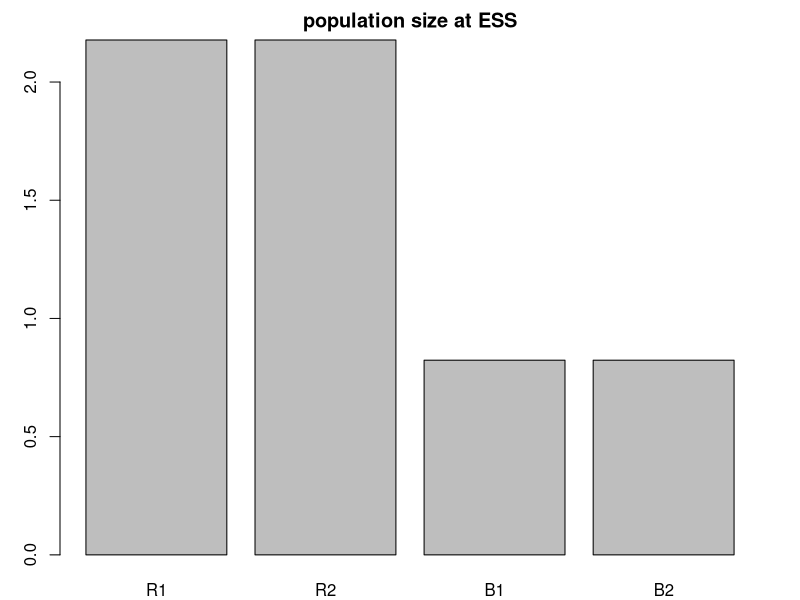
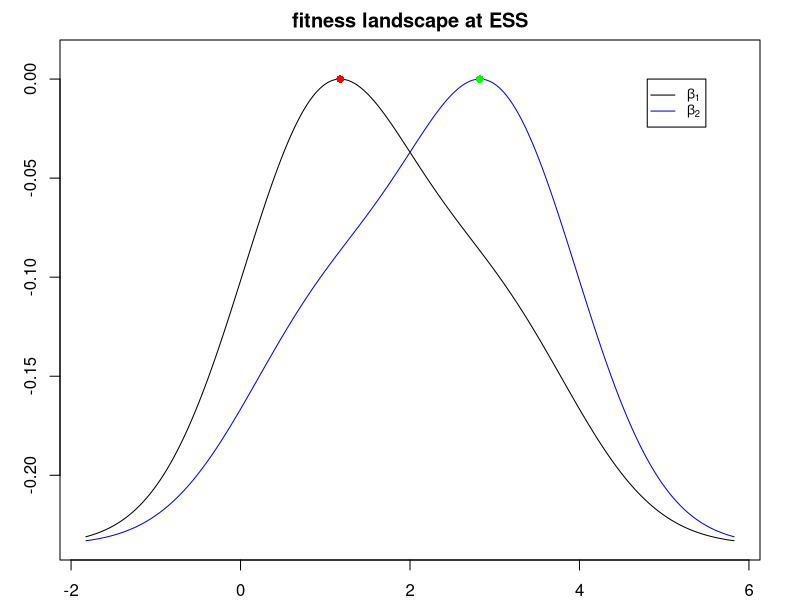
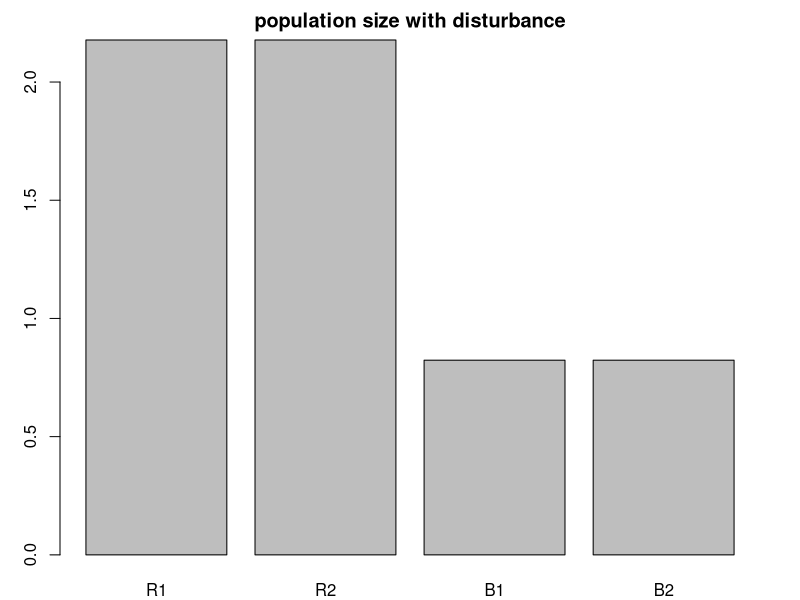
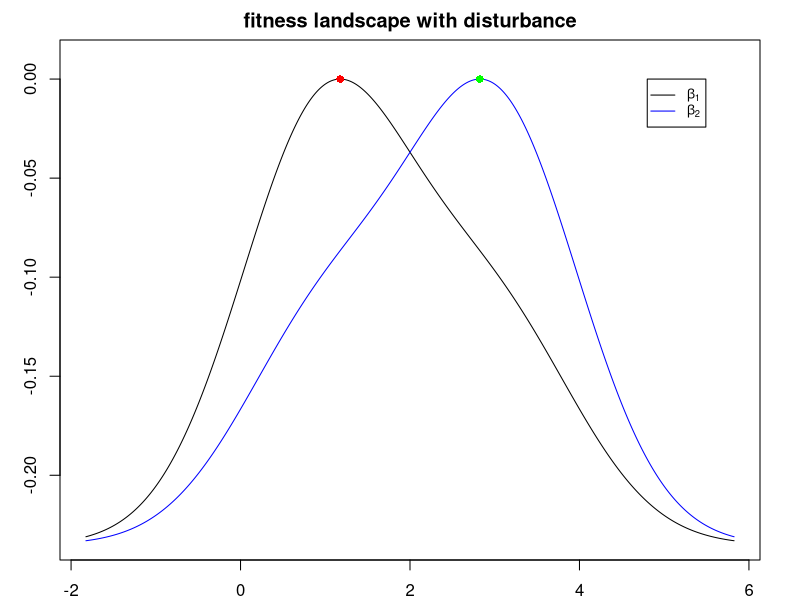
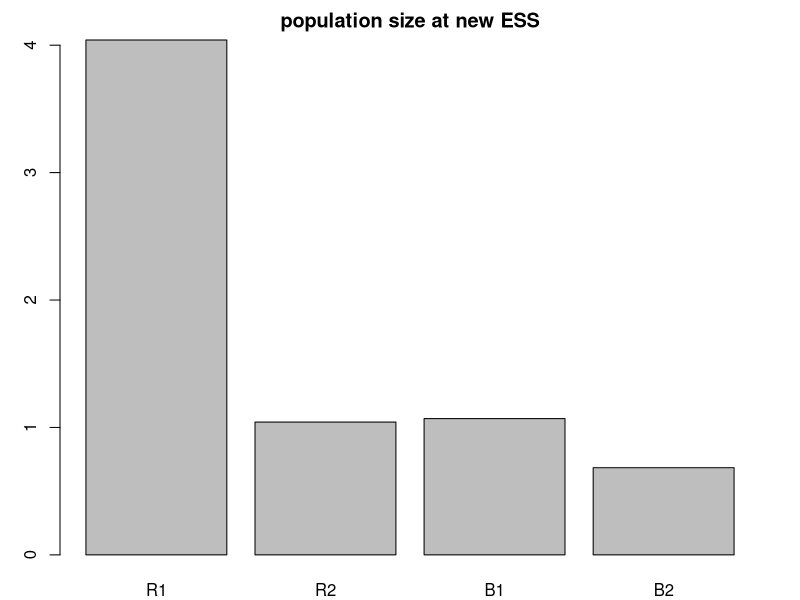
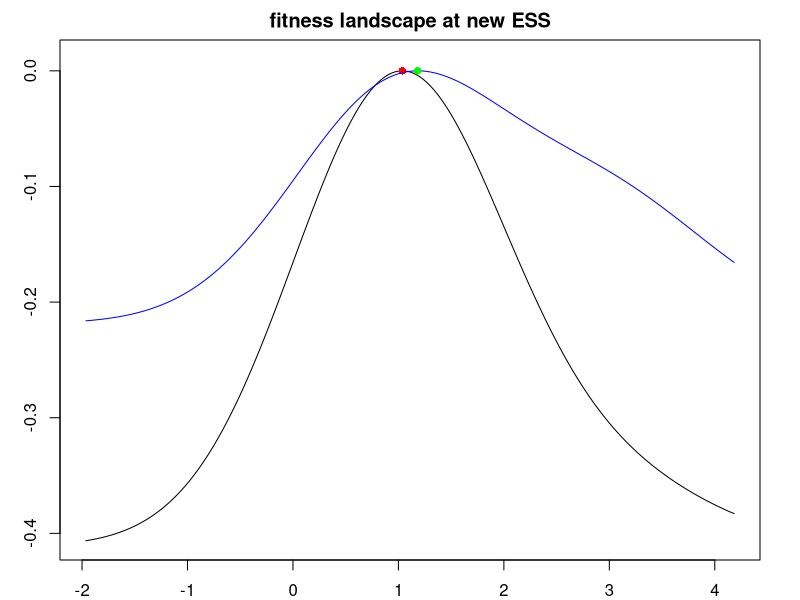
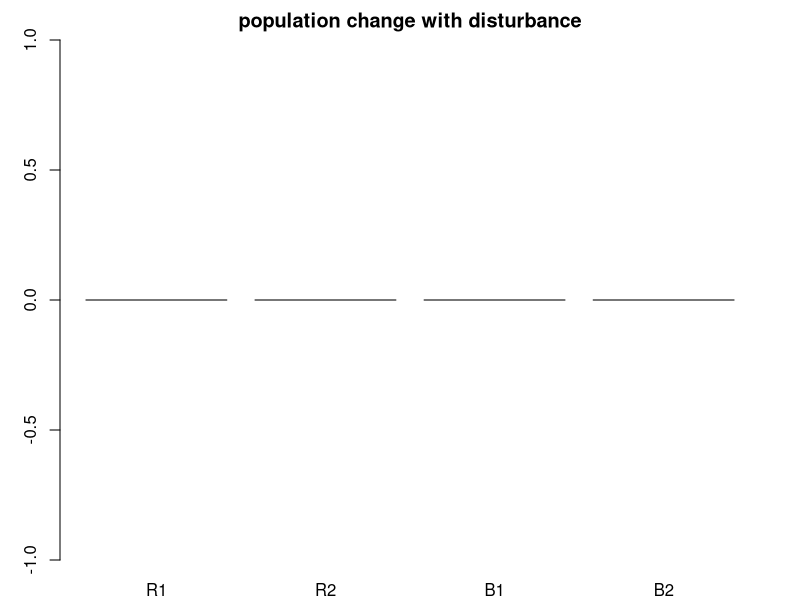
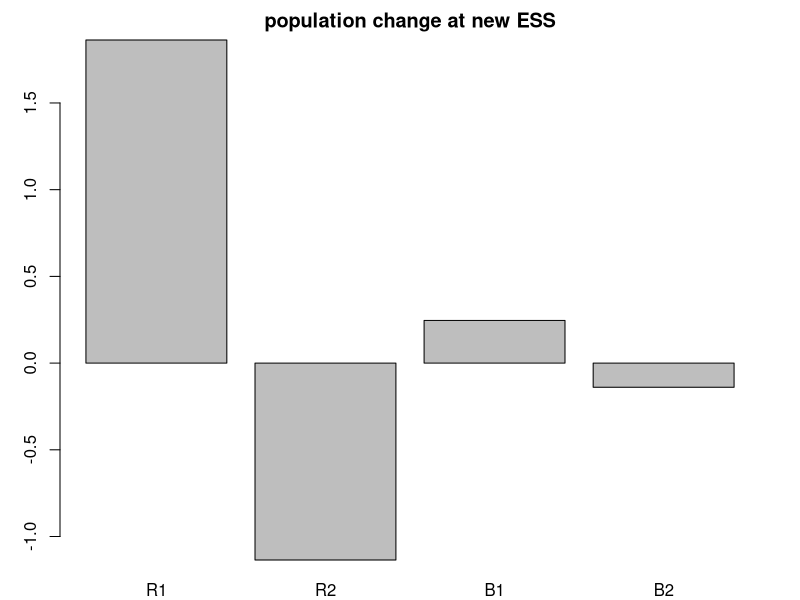

R code for these plots, in order:
# This code is made by Lingzi Wang at Lund University.

# pamameters
parms<- list(
  rr<-c(gr<-1, gb<-1),  # growth rate of plant and pollinator populations
  rm<-c(rm1<-0, rm2<-0), # optimal traits of plants
  bm<-c(bm1<-0, bm2<-0), # optimal traits of pollinators
  resource_var<-c(rm_sig<-1, bm_sig<-1), # environmental niche widths 
  cp<-c(cp1<-1,cp2<-0.5), # competition coefficient
  KR<-c(KR1<-3,KR2<-3), # plant carrying capacity
  KB<-c(KB1<-1,KB2<-1), # pollinator carry capacity
  gamma<-c(gamma1<-1,gamma2<-3), # interactive trait values
  inter_trait<-c(r_sig<-1, b_sig<-1), # interactive niche widths
  cR<-c(cRH<-0.1,cRL<-0.05),  # convergent coefficient from pollinators to plants
  cB<-c(cBH<-0.1,cBL<-0.05), # convergent coefficient from plants to pollinators
  mu1<-0.5, # mutation rate
  mu2<-1, # mutation rate
  mu_sig<-1, # mutation range
  mu_step<-0.1 # mutation steps
)

# the interaction between the environment and plant and pollinator populations
ra_fun<-function(r,b,R_pop,B_pop){
  pop<-R_pop+B_pop
  ra<-rep(NA,pop)
  for (j in 1:R_pop) {
    ra[j]<-gr*exp(-(1/2)*((r[j]-rm[j])/rm_sig)^2)
  }
  for (j in 1:B_pop) {
    ra[R_pop+j]<-gb*exp(-(1/2)*((b[j]-bm[j])/bm_sig)^2)
  }
  return(ra)
}

# the interaction inside and between plants and pollinators
interaction<-function(r,b,beta,R_pop,B_pop){
  pop<-R_pop+B_pop
  inter<-matrix(rep(NA,pop*pop),nrow=pop)
  KR[1]<-KR1
  KR[2]<-KR2
  KB[1]<-KB1
  KB[2]<-KB2
  for (j in 1:R_pop) {
    for (k in 1:R_pop) {if (k==j) {inter[j,k]<--cp1/KR[j]} 
      else {inter[j,k]<--cp2/KR[j]}}
    for (k in 1:B_pop) {if (k==j) {inter[j,k+R_pop]<-cRH*exp(-(1/2)*((gamma[j]-beta[k])/r_sig)^2)} # mutualist interaction
      else {inter[j,k+R_pop]<-cRL*exp(-(1/2)*((gamma[j]-beta[k])/r_sig)^2)}}
  }
  for (j in 1:B_pop) {
    for (k in 1:R_pop) {if (k==j) {inter[j+R_pop,k]<-cBH*exp(-(1/2)*((beta[j]-gamma[k])/r_sig)^2)}  # mutualist interaction
      else {inter[j+R_pop,k]<-cBL*exp(-(1/2)*((beta[j]-gamma[k])/r_sig)^2)}}
    for (k in 1:B_pop) if (k==j) {inter[j+R_pop,k+R_pop]<--cp1/KB[j]}   
    else   {inter[j+R_pop,k+R_pop]<--cp2/KB[j]}
  }
  return(inter)
}

# Jacobian matrix
Jacob<-function (r,b,R,B) {
  dR1<-expression(R1*(gr*exp(-(1/2)*((r1-rm1)/rm_sig)^2)-(cp1*R1+cp2*R2)/KR1+cRH*exp(-(1/2)*((gamma1-beta1)/r_sig)^2)*B1+cRL*exp(-(1/2)*((gamma1-beta2)/r_sig)^2)*B2))
  dR2<-expression(R2*(gr*exp(-(1/2)*((r2-rm2)/rm_sig)^2)-(cp2*R1+cp1*R2)/KR2+cRL*exp(-(1/2)*((gamma2-beta1)/r_sig)^2)*B1+cRH*exp(-(1/2)*((gamma2-beta2)/r_sig)^2)*B2))
  dB1<-expression(B1*(gb*exp(-(1/2)*((b1-bm1)/bm_sig)^2)-(cp1*B1+cp2*B2)/KB1+cBH*exp(-(1/2)*((beta1-gamma1)/b_sig)^2)*R1+cBL*exp(-(1/2)*((beta1-gamma2)/b_sig)^2)*R2))
  dB2<-expression(B2*(gb*exp(-(1/2)*((b2-bm2)/bm_sig)^2)-(cp2*B1+cp1*B2)/KB2+cBL*exp(-(1/2)*((beta2-gamma1)/b_sig)^2)*R1+cBH*exp(-(1/2)*((beta2-gamma2)/b_sig)^2)*R2))
  
  R_pop<-sum(is.na(R)==0)
  B_pop<-sum(is.na(B)==0)
  
  R1<-R[1] 
  R2<-R[2]
  B1<-B[1]
  B2<-B[2]
  r1<-r[1]
  r2<-r[2]
  b1<-b[1]
  b2<-b[2]
  
  Jacob3<-matrix(c(eval(D(dR1,'R1')),eval(D(dR1,'R2')),eval(D(dR1,'B1')),eval(D(dR1,'B2')),
                   eval(D(dR2,'R1')),eval(D(dR2,'R2')),eval(D(dR2,'B1')),eval(D(dR2,'B2')),
                   eval(D(dB1,'R1')),eval(D(dB1,'R2')),eval(D(dB1,'B1')),eval(D(dB1,'B2')),
                   eval(D(dB2,'R1')),eval(D(dB2,'R2')),eval(D(dB2,'B1')),eval(D(dB2,'B2'))),
                 nrow=4,byrow = T)
  Jacob<-Jacob3
  eig<-eigen(Jacob)$values
  return(eig)
}

# invasion fitness
R1_invasion_fitness_for_derivative_fun<-function (r1_t,R1,R2,B1,B2){
  invasion_fitness<-expression(gr*exp(-(1/2)*((r1_t-rm1)/rm_sig)^2)-(cp1*R1+cp2*R2)/KR1+cRH*exp(-(1/2)*((gamma1-beta1_t)/r_sig)^2)*B1+cRL*exp(-(1/2)*((gamma1-beta2_t)/r_sig)^2)*B2)
  return(invasion_fitness)
}

R2_invasion_fitness_for_derivative_fun<-function (r2_t,R1,R2,B1,B2){
  invasion_fitness<-expression(gr*exp(-(1/2)*((r2_t-rm2)/rm_sig)^2)-(cp2*R1+cp1*R2)/KR2+cRL*exp(-(1/2)*((gamma2-beta1_t)/r_sig)^2)*B1+cRH*exp(-(1/2)*((gamma2-beta2_t)/r_sig)^2)*B2)
  return(invasion_fitness)
}

B1_invasion_fitness_for_derivative_fun<-function (b1_t,beta1_t,R1,R2,B1,B2){
  invasion_fitness<-expression(gb*exp(-(1/2)*((b1_t-bm1)/bm_sig)^2)-(cp1*B1+cp2*B2)/KB1+cBH*exp(-(1/2)*((beta1_t-gamma1)/b_sig)^2)*R1+cBL*exp(-(1/2)*((beta1_t-gamma2)/b_sig)^2)*R2)
  return(invasion_fitness)
}

B2_invasion_fitness_for_derivative_fun<-function (b2_t,beta2_t,R1,R2,B1,B2){
  invasion_fitness<-expression(gb*exp(-(1/2)*((b2_t-bm2)/bm_sig)^2)-(cp2*B1+cp1*B2)/KB2+cBL*exp(-(1/2)*((beta2_t-gamma1)/b_sig)^2)*R1+cBH*exp(-(1/2)*((beta2_t-gamma2)/b_sig)^2)*R2)
  return(invasion_fitness)
}

# selection greadient
R1_sele_gradient<-function(r1_t,R,B){
  fitness<-R1_invasion_fitness_for_derivative_fun(r1_t,R1,R2,B1,B2)
  sele_gradient_exp1<-D(fitness,'r1_t')
  R1<-R[1] 
  R2<-R[2]
  B1<-B[1] 
  B2<-B[2]
  sele_gradient<-NA
  sele_gradient<-eval(sele_gradient_exp1)
  return(sele_gradient)
}

R2_sele_gradient<-function(r2_t,R,B){
  fitness<-R2_invasion_fitness_for_derivative_fun(r2_t,R1,R2,B1,B2)
  sele_gradient_exp1<-D(fitness,'r2_t')
  R1<-R[1] 
  R2<-R[2]
  B1<-B[1] 
  B2<-B[2]
  sele_gradient<-NA
  sele_gradient<-eval(sele_gradient_exp1)
  return(sele_gradient)
}

B1_sele_gradient<-function(b1_t,beta1_t,R,B){
  fitness<-B1_invasion_fitness_for_derivative_fun(b1_t,beta1_t,R1,R2,B1,B2)
  sele_gradient_exp1<-D(fitness,'b1_t')
  sele_gradient_exp2<-D(fitness,'beta1_t')
  R1<-R[1] 
  R2<-R[2]
  B1<-B[1] 
  B2<-B[2]
  sele_gradient<-rep(NA,2)
  sele_gradient[1]<-eval(sele_gradient_exp1)
  sele_gradient[2]<-eval(sele_gradient_exp2)
  return(sele_gradient)
}

B2_sele_gradient<-function(b2_t,beta2_t,R,B){
  fitness<-B2_invasion_fitness_for_derivative_fun(b2_t,beta2_t,R1,R2,B1,B2)
  sele_gradient_exp1<-D(fitness,'b2_t')
  sele_gradient_exp2<-D(fitness,'beta2_t')
  R1<-R[1] 
  R2<-R[2]
  B1<-B[1] 
  B2<-B[2]
  sele_gradient<-rep(NA,2)
  sele_gradient[1]<-eval(sele_gradient_exp1)
  sele_gradient[2]<-eval(sele_gradient_exp2)
  return(sele_gradient)
}

#curvatures
R1_curvature<-function(r1_t,R,B){
  fitness<-R1_invasion_fitness_for_derivative_fun(r1_t,R1,R2,B1,B2)
  curve_exp1<-D(D(fitness,'r1_t'),'r1_t')
  R1<-R[1] 
  R2<-R[2]
  B1<-B[1] 
  B2<-B[2]
  curve<-NA
  curve<-eval(curve_exp1)
  return(curve)
}

R2_curvature<-function(r2_t,R,B){
  fitness<-R2_invasion_fitness_for_derivative_fun(r2_t,R1,R2,B1,B2)
  curve_exp1<-D(D(fitness,'r2_t'),'r2_t')
  R1<-R[1] 
  R2<-R[2]
  B1<-B[1] 
  B2<-B[2]
  curve<-NA
  curve<-eval(curve_exp1)
  return(curve)
}

B1_curvature<-function(b1_t,beta1_t,R,B){
  fitness<-B1_invasion_fitness_for_derivative_fun(b1_t,beta1_t,R1,R2,B1,B2)
  curve_exp1<-D(D(fitness,'b1_t'),'b1_t')
  curve_exp2<-D(D(fitness,'beta1_t'),'beta1_t')
  R1<-R[1] 
  R2<-R[2]
  B1<-B[1] 
  B2<-B[2]
  curve<-rep(NA,2)
  curve[1]<-eval(curve_exp1)
  curve[2]<-eval(curve_exp2)
  return(curve)
}

B2_curvature<-function(b2_t,beta2_t,R,B){
  fitness<-B2_invasion_fitness_for_derivative_fun(b2_t,beta2_t,R1,R2,B1,B2)
  curve_exp1<-D(D(fitness,'b2_t'),'b2_t')
  curve_exp2<-D(D(fitness,'beta2_t'),'beta2_t')
  R1<-R[1] 
  R2<-R[2]
  B1<-B[1] 
  B2<-B[2]
  curve<-rep(NA,2)
  curve[1]<-eval(curve_exp1)
  curve[2]<-eval(curve_exp2)
  return(curve)
}

beta_fitness_landscape<-function(b,beta,R,B){
  start<-min(beta[!is.na(beta)])-3
  end<-max(beta[!is.na(beta)])+3
  seq<-seq(start,end,by=0.0001)
  N<-length(seq)
  R1<-R[1]
  R2<-R[2]
  B1<-B[1]
  B2<-B[2]
  b1_t<-b[1]
  b2_t<-b[2]
  beta1_t<-beta[1]
  beta2_t<-beta[2]
  
  beta1_invasion_fitness<-NA
  beta2_invasion_fitness<-NA
  bb1_fit<-eval(B1_invasion_fitness_for_derivative_fun (b1_t,beta1_t,R1,R2,B1,B2))
  bb2_fit<-eval(B2_invasion_fitness_for_derivative_fun (b2_t,beta2_t,R1,R2,B1,B2))
  
  for(i in 1:N){
    beta1_t<-seq[i]
    beta1_invasion_fitness[i]<-eval(B1_invasion_fitness_for_derivative_fun (b1_t,beta1_t,R1,R2,B1,B2))
  }
  for(i in 1:N){
    beta2_t<-seq[i]
    beta2_invasion_fitness[i]<-eval(B2_invasion_fitness_for_derivative_fun (b2_t,beta2_t,R1,R2,B1,B2))
  }
  plot(seq,beta1_invasion_fitness,ylim=c(min(beta1_invasion_fitness,beta2_invasion_fitness),max(beta1_invasion_fitness,beta2_invasion_fitness)+0.01),type = "l",xlab = "trait a",ylab="fitness")
  points(beta[1],bb1_fit,col="red",pch=16)
  lines(seq,beta2_invasion_fitness,type = "l",,xlab = "trait b",ylab="fitness",col="blue")
  points(beta[2],bb2_fit,col="green",pch=16)
}

# initial values

# populations nums
R_pop<-2
B_pop<-2

# population sizes
R<-rep(NA,R_pop)
B<-rep(NA,B_pop)
r<-rep(NA,R_pop)
b<-rep(NA,B_pop)

# trait values
initials<-list(
  r<-c(r1<-0,r2<-0),
  b<-c(b1<-0,b2<-0),
  beta<-c(beta1<-1.5, beta2<-1.5)
)

t<-1; 
r1_t<-r[1]; r2_t<-r[2];b1_t<-b[1]; b2_t<-b[2]
beta1_t<-beta1; beta2_t<-beta2

# the system ESS

repeat { 
  r[1]<-r1_t
  r[2]<-r2_t
  b[1]<-b1_t
  b[2]<-b2_t
  beta[1]<-beta1_t
  beta[2]<-beta2_t
  ra<-ra_fun(r,b,R_pop,B_pop)
  inter<-interaction(r,b,beta,R_pop,B_pop)
  pop<-solve(inter,-ra)
  R<-pop[1:2]
  B<-pop[3:4]
  lambd<-Jacob(r,b,R,B)
  sel_R1<-R1_sele_gradient(r1_t,R,B)
  sel_R2<-R2_sele_gradient(r2_t,R,B)
  sel_B1<-B1_sele_gradient(b1_t,beta1_t,R,B)
  sel_B2<-B2_sele_gradient(b2_t,beta2_t,R,B)
  curve_R1<-R1_curvature(r1_t,R,B)
  curve_R2<-R2_curvature(r2_t,R,B)
  curve_B1<-B1_curvature(b1_t,beta1_t,R,B)
  curve_B2<-B2_curvature(b2_t,beta2_t,R,B)
  if(t%%10==0){cat(t,"traits","r1=",r1_t,"r2=",r2_t,"b1=",b1_t,"b2=",b2_t,"beta1=",beta1_t,"beta2=",beta2_t,"\n")}
  if ((any(R[which(!is.na(B)==1)]<0))|(any(B[which(!is.na(B)==1)]<0))){
    cat("extinction")
    break
  }
  if (any(Re(lambd)>0)){
    cat("unstable")
    break
  }
  if((any(abs(sel_R1)<1e-08)) | (any(abs(sel_R2)<1e-08)) | (any(abs(sel_B1)<1e-08)) | (any(abs(sel_B2)<1e-08)) ){
    
    
    if(all(curve_R1<0.0001)&all(curve_R2<0.0001)&all(curve_B1<0.0001)&all(curve_B2<0.0001)& (all(abs(sel_R1)<1e-08)) & (all(abs(sel_R2)<1e-08)) & (all(abs(sel_B1)<1e-08)) & (all(abs(sel_B2)<1e-08)) ){
      ESS_time<-t
      cat("ESS","at time t=",t,'!!!!!!\n')
      cat("traits","r1=",r1_t,"r2=",r2_t,"b1=",b1_t,"b2=",b2_t,"beta1=",beta1_t,"beta2=",beta2_t)
      break
    } else if((abs(sel_R1[1])<1e-08)&(curve_R1[1]>=0.0001)) {cat("branching");break}
    else if ((abs(sel_R2[1])<1e-08)&(curve_R2[1]>=0.0001)) {cat("branching");break}
    else if ((abs(sel_B1[1])<1e-08)&(curve_B1[1]>=0.0001)) {cat("branching");break}
    else if ((abs(sel_B1[2])<1e-08)&(curve_B1[2]>=0.0001)) {cat("branching");break}
    else if ((abs(sel_B2[1])<1e-08)&(curve_B2[1]>=0.0001)) {cat("branching");break}
    else if ((abs(sel_B2[2])<1e-08)&(curve_B2[2]>=0.0001)) {cat("branching");break}
    
    else {
      r1_t<-r1_t+1/2*mu1*mu_sig^2*mu_step*sel_R1[1]*R[1]
      r2_t<-r2_t+1/2*mu1*mu_sig^2*mu_step*sel_R2[1]*R[2]
      b1_t<-b1_t+1/2*mu1*mu_sig^2*mu_step*sel_B1[1]*B[1]
      beta1_t<-beta1_t+1/2*mu2*mu_sig^2*mu_step*sel_B1[2]*B[1]
      b2_t<-b2_t+1/2*mu1*mu_sig^2*mu_step*sel_B2[1]*B[2]
      beta2_t<-beta2_t+1/2*mu2*mu_sig^2*mu_step*sel_B2[2]*B[2]
      t<-t+1
    }
  } else {
    r1_t<-r1_t+1/2*mu1*mu_sig^2*mu_step*sel_R1[1]*R[1]
    r2_t<-r2_t+1/2*mu1*mu_sig^2*mu_step*sel_R2[1]*R[2]
    b1_t<-b1_t+1/2*mu1*mu_sig^2*mu_step*sel_B1[1]*B[1]
    beta1_t<-beta1_t+1/2*mu2*mu_sig^2*mu_step*sel_B1[2]*B[1]
    b2_t<-b2_t+1/2*mu1*mu_sig^2*mu_step*sel_B2[1]*B[2]
    beta2_t<-beta2_t+1/2*mu2*mu_sig^2*mu_step*sel_B2[2]*B[2]
    t<-t+1
  }
}

# population sizes & fitness landscapes
if ((all(R[which(!is.na(B)==1)]>0))&(all(B[which(!is.na(B)==1)]>0))&(all(lambd<0))) {     
  par(mfrow=c(1,1))
  par(mar = c(2, 3, 2, 2))
  barplot(c(R[1],R[2],B[1],B[2]),names.arg = c("R1","R2","B1","B2"))
  title(main = "population size at ESS",sub = "My subtitle")
  beta_fitness_landscape(b,beta,R,B)
  title(main = "fitness landscape at ESS",sub = "My subtitle")
  legend(4.8, 0, expression(paste(beta[1]),paste(beta[2])), col = c("black","blue"), lty = 1,
         pch = "", ncol = 1, cex = 0.8)
} else {cat ("extinct or unstable")}

pop_ess<-pop


# disturbance

KR1<-4 # carrying capacity changes

if ((all(R[which(!is.na(B)==1)]>0))&(all(B[which(!is.na(B)==1)]>0))&(all(lambd<0))) {
  par(mfrow=c(1,1))
  par(mar = c(2, 3, 2, 2))
  barplot(c(R[1],R[2],B[1],B[2]),names.arg = c("R1","R2","B1","B2"))
  title(main = "population size with disturbance",sub = "My subtitle")
  beta_fitness_landscape(b,beta,R,B)
  title(main = "fitness landscape with disturbance",sub = "My subtitle")
  legend(4.8, 0, expression(paste(beta[1]),paste(beta[2])), col = c("black","blue"), lty = 1,
         pch = "", ncol = 1, cex = 0.8)
  
}else {"extinction or unstable"}

pop_disturb<-pop


# the new system ESS after disturbance

t<-1; 
r1_t<-r[1]; r2_t<-r[2];b1_t<-b[1]; b2_t<-b[2]
beta1_t<-beta1; beta2_t<-beta2

repeat { 
  r[1]<-r1_t
  r[2]<-r2_t
  b[1]<-b1_t
  b[2]<-b2_t
  beta[1]<-beta1_t
  beta[2]<-beta2_t
  ra<-ra_fun(r,b,R_pop,B_pop)
  inter<-interaction(r,b,beta,R_pop,B_pop)
  pop<-solve(inter,-ra)
  R<-pop[1:2]
  B<-pop[3:4]
  lambd<-Jacob(r,b,R,B)
  sel_R1<-R1_sele_gradient(r1_t,R,B)
  sel_R2<-R2_sele_gradient(r2_t,R,B)
  sel_B1<-B1_sele_gradient(b1_t,beta1_t,R,B)
  sel_B2<-B2_sele_gradient(b2_t,beta2_t,R,B)
  curve_R1<-R1_curvature(r1_t,R,B)
  curve_R2<-R2_curvature(r2_t,R,B)
  curve_B1<-B1_curvature(b1_t,beta1_t,R,B)
  curve_B2<-B2_curvature(b2_t,beta2_t,R,B)
  if(t%%10==0){cat(t,"traits","r1=",r1_t,"r2=",r2_t,"b1=",b1_t,"b2=",b2_t,"beta1=",beta1_t,"beta2=",beta2_t,"pop_size=",pop,"\n")}
  if ((any(R[which(!is.na(B)==1)]<0))|(any(B[which(!is.na(B)==1)]<0))){
    cat("extinction")
    break
  }
  if (any(Re(lambd)>0)){
    cat("unstable")
    break
  }
  
  if((any(abs(sel_R1)<1e-08)) | (any(abs(sel_R2)<1e-08)) | (any(abs(sel_B1)<1e-08)) | (any(abs(sel_B2)<1e-08)) ){
    
    if(all(curve_R1<0.0001)&all(curve_R2<0.0001)&all(curve_B1<0.0001)&all(curve_B2<0.0001)& (all(abs(sel_R1)<1e-08)) & (all(abs(sel_R2)<1e-08)) & (all(abs(sel_B1)<1e-08)) & (all(abs(sel_B2)<1e-08)) ){
      ESS_time<-t
      cat("ESS","at time t=",t,'!!!!!!\n')
      cat("traits","r1=",r1_t,"r2=",r2_t,"b1=",b1_t,"b2=",b2_t,"beta1=",beta1_t,"beta2=",beta2_t,"pop_size=",pop)
      break
    } else if((abs(sel_R1[1])<1e-08)&(curve_R1[1]>=0.0001)) {cat("branching");break}
     else if ((abs(sel_R2[1])<1e-08)&(curve_R2[1]>=0.0001)) {cat("branching");break}
    else if ((abs(sel_B1[1])<1e-08)&(curve_B1[1]>=0.0001)) {cat("branching");break}
    else if ((abs(sel_B1[2])<1e-08)&(curve_B1[2]>=0.0001)) {cat("branching");break}
    else if ((abs(sel_B2[1])<1e-08)&(curve_B2[1]>=0.0001)) {cat("branching");break}
    else if ((abs(sel_B2[2])<1e-08)&(curve_B2[2]>=0.0001)) {cat("branching");break}
    
    else {
      r1_t<-r1_t+1/2*mu1*mu_sig^2*mu_step*sel_R1[1]*R[1]
      r2_t<-r2_t+1/2*mu1*mu_sig^2*mu_step*sel_R2[1]*R[2]
      b1_t<-b1_t+1/2*mu1*mu_sig^2*mu_step*sel_B1[1]*B[1]
      beta1_t<-beta1_t+1/2*mu2*mu_sig^2*mu_step*sel_B1[2]*B[1]
      b2_t<-b2_t+1/2*mu1*mu_sig^2*mu_step*sel_B2[1]*B[2]
      beta2_t<-beta2_t+1/2*mu2*mu_sig^2*mu_step*sel_B2[2]*B[2]
      t<-t+1
    }
  } else {
    r1_t<-r1_t+1/2*mu1*mu_sig^2*mu_step*sel_R1[1]*R[1]
    r2_t<-r2_t+1/2*mu1*mu_sig^2*mu_step*sel_R2[1]*R[2]
    b1_t<-b1_t+1/2*mu1*mu_sig^2*mu_step*sel_B1[1]*B[1]
    beta1_t<-beta1_t+1/2*mu2*mu_sig^2*mu_step*sel_B1[2]*B[1]
    b2_t<-b2_t+1/2*mu1*mu_sig^2*mu_step*sel_B2[1]*B[2]
    beta2_t<-beta2_t+1/2*mu2*mu_sig^2*mu_step*sel_B2[2]*B[2]
    t<-t+1
    
  }
}

# population sizes and fitness landscapes
if ((all(R[which(!is.na(B)==1)]>0))&(all(B[which(!is.na(B)==1)]>0))&(all(lambd<0))) {     
  par(mfrow=c(1,1))
  par(mar = c(2, 3, 2, 2))
  barplot(c(R[1],R[2],B[1],B[2]),names.arg = c("R1","R2","B1","B2"))
  title(main = "population size at new ESS",sub = "My subtitle")
  beta_fitness_landscape(b,beta,R,B)
  title(main = "fitness landscape at new ESS",sub = "My subtitle")
  legend(4.8, 0, expression(paste(beta[1]),paste(beta[2])), col = c("black","blue"), lty = 1,
         pch = "", ncol = 1, cex = 0.8)
} else {cat ("extinct or unstable")}

pop_new_ess<-pop

delta_disturb <- pop_disturb - pop_ess
delta_ess <- pop_new_ess - pop_ess

barplot(delta_disturb,names.arg = c("R1","R2","B1","B2"),horiz=F)
title(main = "population change with disturbance",sub = "My subtitle")

barplot(delta_ess,names.arg = c("R1","R2","B1","B2"),horiz=F)
title(main = "population change at new ESS",sub = "My subtitle")





